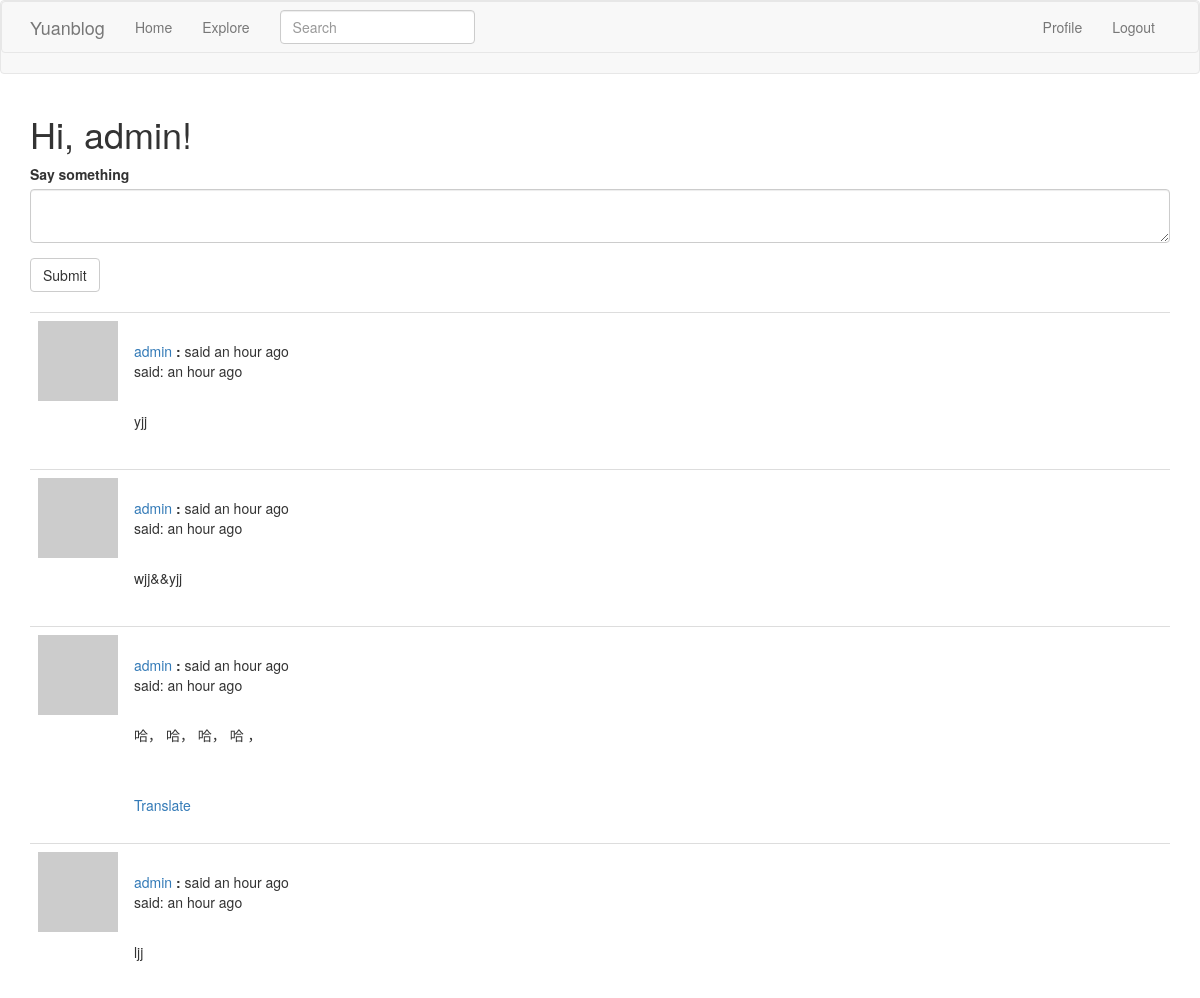
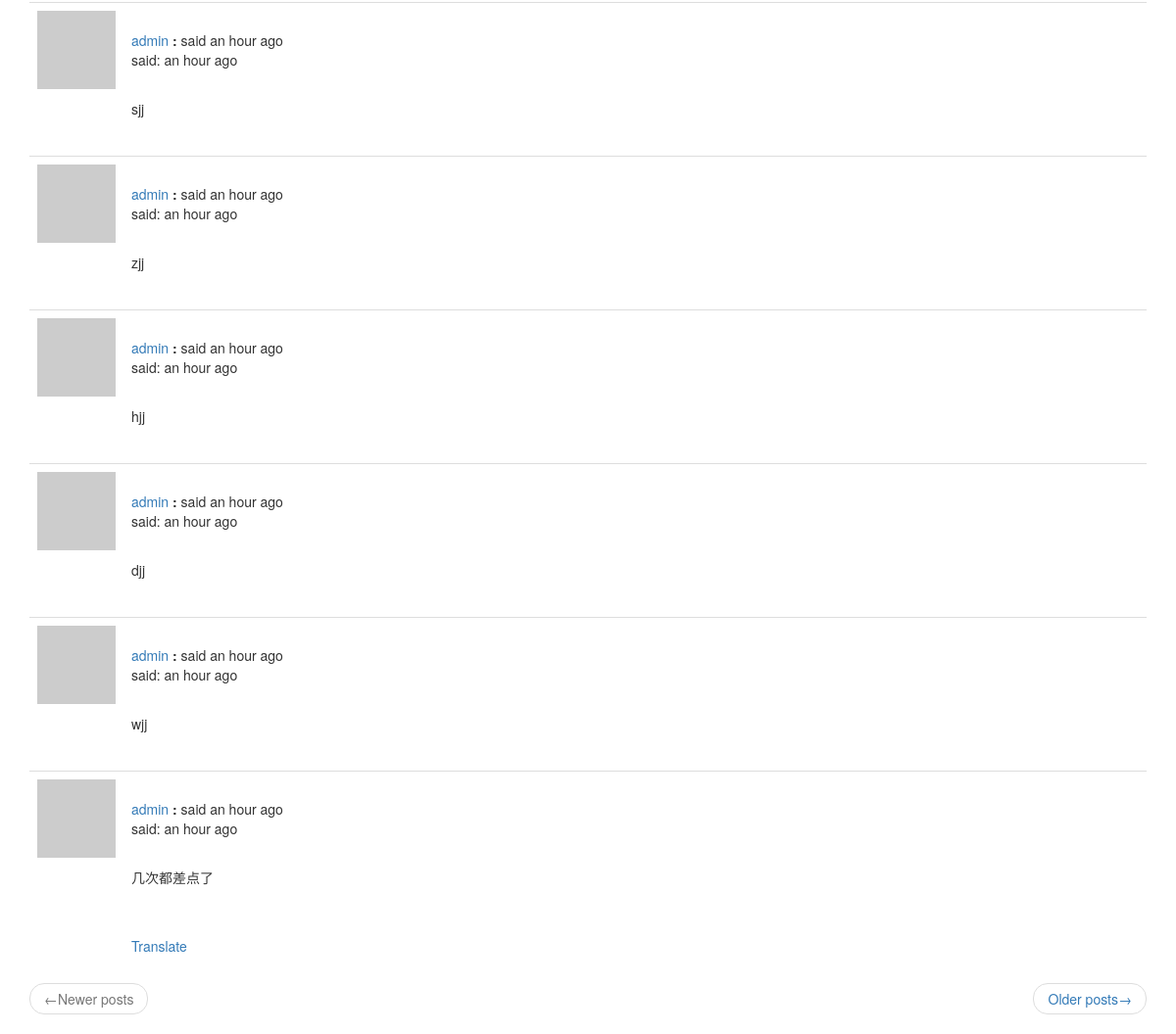
The page /index (signed in) on the database its author committed (2 pictures, top to bottom).
### app/models.py (models this page shows, shortened)
class PaginatedAPIMixin(object):
    @staticmethod
    def to_collection_dict(query, page, per_page, endpoint, **kwargs):
        resources = query.paginate(page, per_page, False)
        data = {
            'items': [item.to_dict() for item in resources.items],
            '_meta': {
                'page': page,
                'per_page': per_page,
                'total_pages': resources.pages,
                'total_items': resources.total
            },
            '_links': {
                'self': url_for(endpoint, page=page, per_page=per_page),
                'next': url_for(endpoint, page=page+1, per_page=per_page, **kwargs) if resources.has_next else None,
                'prev': url_for(endpoint, page=page - 1, per_page=per_page, **kwargs) if resources.has_prev else None
            }
        }
        return data

class User(PaginatedAPIMixin, UserMixin, db.Model):
    id = db.Column(db.Integer, primary_key=True)
    username = db.Column(db.String(64), index=True, unique=True)
    email = db.Column(db.String(128), index=True, unique=True)
    password_hash = db.Column(db.String(128))
    posts = db.relationship('Post', backref='author', lazy='dynamic')
    about_me = db.Column(db.String(140))
    last_date = db.Column(db.DateTime, default=datetime.utcnow)
    followed = db.relationship(
        'User', secondary=followers,
        primaryjoin=(followers.c.follower_id == id),
        secondaryjoin=(followers.c.followed_id == id),
        backref=db.backref('followers', lazy='dynamic'), lazy='dynamic')
    def avatar(self, size):
        digest = hashlib.md5(self.email.lower().encode('utf-8')).hexdigest()
        return 'https://www.gravatar.com/avatar/{}?d=identicon&s={}'.format(digest, size)
    def followed_posts(self):
        followed = Post.query.join(
            followers, (followers.c.followed_id == Post.user_id)).filter(
            followers.c.follower_id == self.id)
        own = Post.query.filter_by(user_id=self.id)
        return followed.union(own).order_by(Post.timestamp.desc())
    @login.user_loader
    def load_user(id):
        return User.query.get(int(id))

class SearchableMixin(object):
    @classmethod
    def before_commit(cls, session):
        session._changes = {
            'add': list(session.new),
            'update': list(session.dirty),
            'delete': list(session.deleted)
        }
    @classmethod
    def after_commit(cls, session):
        for obj in session._changes['add']:
            if isinstance(obj, SearchableMixin):
                add_to_index(obj.__tablename__, obj)
        for obj in session._changes['update']:
            if isinstance(obj, SearchableMixin):
                add_to_index(obj.__tablename__, obj)
        for obj in session._changes['delete']:
            if isinstance(obj, SearchableMixin):
                remove_from_index(obj.__tablename__, obj)
        session._changes = None

class Post(SearchableMixin, db.Model):
    __searchable__ = ['body']
    id = db.Column(db.Integer, primary_key=True)
    body = db.Column(db.String(140))
    timestamp = db.Column(db.DateTime, index=True, default=datetime.utcnow)
    user_id = db.Column(db.Integer, db.ForeignKey('user.id'))
    language = db.Column(db.String(5))

### app/main/routes.py (the view, shortened to what this page needs)
@bp.route('/', methods=['GET', 'POST'])
@bp.route('/index', methods=['GET', 'POST'])
@login_required
def index():
    form = PostForm()
    page = request.args.get('page', 1, type=int)
    posts = current_user.followed_posts().paginate(page, current_app.config['POSTS_PER_PAGE'], False)
    next_url = url_for('main.index', page=posts.next_num) \
        if posts.has_next else None
    prev_url = url_for('main.index', page=posts.prev_num) \
        if posts.has_prev else None
    return render_template('index.html', title='Home', form=form,
                           posts=posts.items, next_url=next_url,
                           prev_url=prev_url)

### app/main/forms.py
class SearchForm(FlaskForm):
    q = StringField(_l('Search'), validators=[DataRequired()])
    def __init__(self, *args, **kwargs):
        if 'formdata' not in kwargs:
            kwargs['formdata'] = request.args
        if 'csrf_enabled' not in kwargs:
            kwargs['csrf_enabled'] = False
        super(SearchForm, self).__init__(*args, **kwargs)

class PostForm(FlaskForm):
    post = TextAreaField(_l('Say something'), validators=[DataRequired()])
    submit = SubmitField(_l('Submit'))

### app/main/routes.py (called while the page is built)
@bp.before_app_request
def before_request():
    if current_user.is_authenticated:
        current_user.last_date = datetime.utcnow()
        db.session.commit()
        g.search_form = SearchForm()
    g.locale = str(get_locale())

### app/templates/index.html
{% extends "base.html" %}
{% import 'bootstrap/wtf.html' as wtf %}
{% block app_content %}
    <h1>{{ _('Hi, %(username)s!', username=current_user.username) }}</h1>
    {% if form %}
    {{ wtf.quick_form(form) }}
        <br>
    {% endif %}
    {% for post in posts %}
        {% include '_post.html' %}
    {% endfor %}
    <nav aria-label="...">
        <ul class="pager">
            <li class="previous{% if not prev_url %} disabled{% endif %}">
                <a href="{{ prev_url or '#'}}">
                    <span aria-hidden="true">&larr;</span>{{ _('Newer posts') }}
                </a>
            </li>
            <li class="next{% if not next_url %} disabled{% endif %}">
                <a href="{{ next_url or '#' }}">
                    {{ _('Older posts') }}<span aria-hidden="true">&rarr;</span>
                </a>
            </li>
        </ul>
    </nav>
{% endblock %}

### app/templates/base.html (shortened to what this page needs)
{% extends 'bootstrap/base.html' %}
{% block navbar %}
<nav class="navbar navbar-default">
 <nav class="navbar navbar-default">
        <div class="container">
            <div class="navbar-header">
                <a class="navbar-brand" href="{{ url_for('main.index') }}">Yuanblog</a>
            </div>
            <div class="collapse navbar-collapse" id="bs-example-navbar-collapse-1">
                <ul class="nav navbar-nav">
                    <li><a href="{{ url_for('main.index') }}">{{ _('Home') }}</a></li>
                    <li><a href="{{ url_for('main.explore') }}">{{ _('Explore') }}</a></li>
                </ul>
            {% if g.search_form %}
            <form class="navbar-form navbar-left" method="get" action="{{ url_for('main.search') }}">
                <div class="form-group">
                    {{ g.search_form.q(size=20, class='form-control', placeholder=g.search_form.q.label.text) }}
                </div>
            </form>
            {% endif %}
            <ul class="nav navbar-nav navbar-right">
                    {% if current_user.is_anonymous %}
                        <li><a href="{{ url_for('auth.login') }}">{{ _('Login') }}</a></li>
                    {% else %}
                        <li><a href="{{ url_for('main.user', username=current_user.username) }}">{{ _('Profile') }}</a></li>
                        <li><a href="{{ url_for('auth.logout') }}">{{ _('Logout') }}</a></li>
                    {% endif %}
                </ul>
            </div>
        </div>
    </nav>
</nav>
{% endblock %}
{%  block content %}
    <div class="container">
    {% block app_content %}
    {% endblock %}
    </div>
{% endblock %}

### app/templates/_post.html (shortened to what this page needs)
<table class="table table-hover">
    <tr>
        <td width="70px">
            <a href="{{ url_for('main.user', username=post.author.username) }}">
                <img src="{{ post.author.avatar(70) }}">
            </a>
        </td>
        <td style="word-wrap: break-word">
            <br>
            {{ _('%(username)s said %(when)s', username=user_link, when=moment(post.timestamp).fromNow()) }}
            <p>{{ _('said:') }} {{ moment(post.timestamp).fromNow() }}</p>
            <br>
            <p>{{ post.body }}</p>
            {% if post.language and post.language !=g.locale %}
            <br><br>
                <span id="translation{{ post.id }}">
                    <a href="javascript:translate('#post{{ post.id }}', '#translation{{ post.id }}', '{{ post.language }}', '{{ g.locale }}');">{{ _('Translate') }}</a>
                </span>
            {% endif %}
        </td>
    </tr>
</table>

### rows shown on the page
Post: timestamp "an hour ago", body "yjj"
Post: timestamp "an hour ago", body "wjj&&yjj"
Post: timestamp "an hour ago", body "哈， 哈， 哈， 哈 ，"
Post: timestamp "an hour ago", body "ljj"
Post: timestamp "an hour ago", body "sjj"
Post: timestamp "an hour ago", body "zjj"
Post: timestamp "an hour ago", body "hjj"
Post: timestamp "an hour ago", body "djj"
Post: timestamp "an hour ago", body "wjj"
Post: timestamp "an hour ago", body "几次都差点了"
